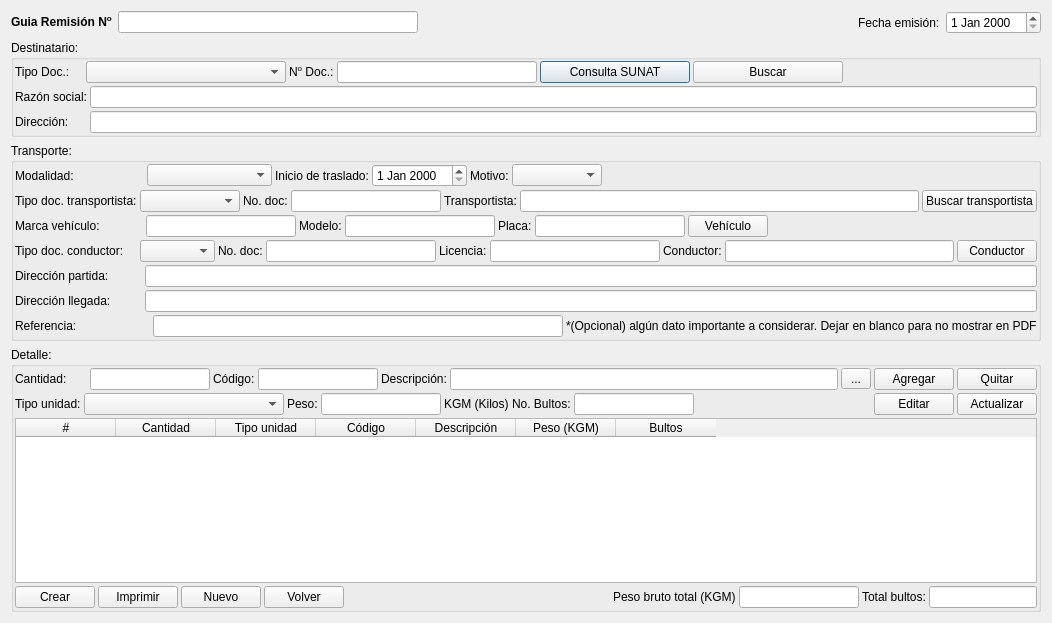
<?xml version="1.0" encoding="UTF-8"?>
<ui version="4.0">
 <class>GuiaRemisionDialog</class>
 <widget class="QDialog" name="GuiaRemisionDialog">
  <property name="geometry">
   <rect>
    <x>0</x>
    <y>0</y>
    <width>1052</width>
    <height>623</height>
   </rect>
  </property>
  <property name="windowTitle">
   <string>Dialog</string>
  </property>
  <layout class="QVBoxLayout" name="verticalLayout_4">
   <item>
    <layout class="QHBoxLayout" name="horizontalLayout">
     <item>
      <widget class="QLabel" name="label">
       <property name="text">
        <string>&lt;html&gt;&lt;head/&gt;&lt;body&gt;&lt;p&gt;&lt;span style=&quot; font-weight:700;&quot;&gt;Guia Remisión N&lt;/span&gt;&lt;span style=&quot; font-weight:700; vertical-align:super;&quot;&gt;o&lt;/span&gt;&lt;/p&gt;&lt;/body&gt;&lt;/html&gt;</string>
       </property>
      </widget>
     </item>
     <item>
      <widget class="QLineEdit" name="lineEdit">
       <property name="sizePolicy">
        <sizepolicy hsizetype="Minimum" vsizetype="Fixed">
         <horstretch>0</horstretch>
         <verstretch>0</verstretch>
        </sizepolicy>
       </property>
       <property name="minimumSize">
        <size>
         <width>300</width>
         <height>0</height>
        </size>
       </property>
      </widget>
     </item>
     <item>
      <spacer name="horizontalSpacer">
       <property name="orientation">
        <enum>Qt::Orientation::Horizontal</enum>
       </property>
       <property name="sizeHint" stdset="0">
        <size>
         <width>40</width>
         <height>20</height>
        </size>
       </property>
      </spacer>
     </item>
     <item>
      <widget class="QLabel" name="label_2">
       <property name="text">
        <string>Fecha emisión:</string>
       </property>
      </widget>
     </item>
     <item>
      <widget class="QDateEdit" name="dateEdit"/>
     </item>
    </layout>
   </item>
   <item>
    <widget class="QGroupBox" name="groupBox">
     <property name="title">
      <string>Destinatario:</string>
     </property>
     <layout class="QVBoxLayout" name="verticalLayout">
      <property name="spacing">
       <number>3</number>
      </property>
      <property name="leftMargin">
       <number>1</number>
      </property>
      <property name="topMargin">
       <number>1</number>
      </property>
      <property name="rightMargin">
       <number>1</number>
      </property>
      <property name="bottomMargin">
       <number>1</number>
      </property>
      <item>
       <layout class="QHBoxLayout" name="horizontalLayout_2">
        <item>
         <widget class="QLabel" name="label_5">
          <property name="text">
           <string>Tipo Doc.:    </string>
          </property>
         </widget>
        </item>
        <item>
         <widget class="QComboBox" name="comboBox_2">
          <property name="sizePolicy">
           <sizepolicy hsizetype="Minimum" vsizetype="Fixed">
            <horstretch>0</horstretch>
            <verstretch>0</verstretch>
           </sizepolicy>
          </property>
          <property name="minimumSize">
           <size>
            <width>200</width>
            <height>0</height>
           </size>
          </property>
         </widget>
        </item>
        <item>
         <widget class="QLabel" name="label_6">
          <property name="text">
           <string>&lt;html&gt;&lt;head/&gt;&lt;body&gt;&lt;p&gt;N&lt;span style=&quot; vertical-align:super;&quot;&gt;o&lt;/span&gt; Doc.:&lt;/p&gt;&lt;/body&gt;&lt;/html&gt;</string>
          </property>
         </widget>
        </item>
        <item>
         <widget class="QLineEdit" name="lineEdit_2">
          <property name="sizePolicy">
           <sizepolicy hsizetype="Minimum" vsizetype="Fixed">
            <horstretch>0</horstretch>
            <verstretch>0</verstretch>
           </sizepolicy>
          </property>
          <property name="minimumSize">
           <size>
            <width>200</width>
            <height>0</height>
           </size>
          </property>
         </widget>
        </item>
        <item>
         <widget class="QPushButton" name="pushButton">
          <property name="minimumSize">
           <size>
            <width>150</width>
            <height>0</height>
           </size>
          </property>
          <property name="text">
           <string>Consulta SUNAT</string>
          </property>
         </widget>
        </item>
        <item>
         <widget class="QPushButton" name="pushButton_2">
          <property name="minimumSize">
           <size>
            <width>150</width>
            <height>0</height>
           </size>
          </property>
          <property name="text">
           <string>Buscar</string>
          </property>
         </widget>
        </item>
        <item>
         <spacer name="horizontalSpacer_3">
          <property name="orientation">
           <enum>Qt::Orientation::Horizontal</enum>
          </property>
          <property name="sizeHint" stdset="0">
           <size>
            <width>40</width>
            <height>20</height>
           </size>
          </property>
         </spacer>
        </item>
       </layout>
      </item>
      <item>
       <layout class="QFormLayout" name="formLayout">
        <item row="0" column="0">
         <widget class="QLabel" name="label_7">
          <property name="text">
           <string>Razón social:</string>
          </property>
         </widget>
        </item>
        <item row="0" column="1">
         <widget class="QLineEdit" name="lineEdit_3"/>
        </item>
        <item row="1" column="0">
         <widget class="QLabel" name="label_8">
          <property name="text">
           <string>Dirección:</string>
          </property>
         </widget>
        </item>
        <item row="1" column="1">
         <widget class="QLineEdit" name="lineEdit_4"/>
        </item>
       </layout>
      </item>
     </layout>
    </widget>
   </item>
   <item>
    <widget class="QGroupBox" name="groupBox_3">
     <property name="title">
      <string>Transporte:</string>
     </property>
     <layout class="QVBoxLayout" name="verticalLayout_3">
      <property name="spacing">
       <number>3</number>
      </property>
      <property name="leftMargin">
       <number>1</number>
      </property>
      <property name="topMargin">
       <number>1</number>
      </property>
      <property name="rightMargin">
       <number>1</number>
      </property>
      <property name="bottomMargin">
       <number>1</number>
      </property>
      <item>
       <layout class="QHBoxLayout" name="horizontalLayout_6">
        <item>
         <widget class="QLabel" name="label_11">
          <property name="text">
           <string>Modalidad:                     </string>
          </property>
         </widget>
        </item>
        <item>
         <widget class="QComboBox" name="comboBox">
          <property name="sizePolicy">
           <sizepolicy hsizetype="Minimum" vsizetype="Fixed">
            <horstretch>0</horstretch>
            <verstretch>0</verstretch>
           </sizepolicy>
          </property>
          <property name="minimumSize">
           <size>
            <width>125</width>
            <height>0</height>
           </size>
          </property>
         </widget>
        </item>
        <item>
         <widget class="QLabel" name="label_12">
          <property name="text">
           <string>Inicio de traslado:</string>
          </property>
         </widget>
        </item>
        <item>
         <widget class="QDateEdit" name="dateEdit_2"/>
        </item>
        <item>
         <widget class="QLabel" name="label_13">
          <property name="text">
           <string>Motivo:</string>
          </property>
         </widget>
        </item>
        <item>
         <widget class="QComboBox" name="comboBox_3">
          <property name="sizePolicy">
           <sizepolicy hsizetype="Minimum" vsizetype="Fixed">
            <horstretch>0</horstretch>
            <verstretch>0</verstretch>
           </sizepolicy>
          </property>
          <property name="minimumSize">
           <size>
            <width>90</width>
            <height>0</height>
           </size>
          </property>
         </widget>
        </item>
        <item>
         <spacer name="horizontalSpacer_4">
          <property name="orientation">
           <enum>Qt::Orientation::Horizontal</enum>
          </property>
          <property name="sizeHint" stdset="0">
           <size>
            <width>40</width>
            <height>20</height>
           </size>
          </property>
         </spacer>
        </item>
       </layout>
      </item>
      <item>
       <layout class="QHBoxLayout" name="horizontalLayout_7">
        <item>
         <widget class="QLabel" name="label_14">
          <property name="text">
           <string>Tipo doc. transportista:</string>
          </property>
         </widget>
        </item>
        <item>
         <widget class="QComboBox" name="comboBox_4">
          <property name="sizePolicy">
           <sizepolicy hsizetype="Minimum" vsizetype="Fixed">
            <horstretch>0</horstretch>
            <verstretch>0</verstretch>
           </sizepolicy>
          </property>
          <property name="minimumSize">
           <size>
            <width>100</width>
            <height>0</height>
           </size>
          </property>
         </widget>
        </item>
        <item>
         <widget class="QLabel" name="label_15">
          <property name="text">
           <string>No. doc:</string>
          </property>
         </widget>
        </item>
        <item>
         <widget class="QLineEdit" name="lineEdit_13">
          <property name="sizePolicy">
           <sizepolicy hsizetype="Minimum" vsizetype="Fixed">
            <horstretch>0</horstretch>
            <verstretch>0</verstretch>
           </sizepolicy>
          </property>
          <property name="minimumSize">
           <size>
            <width>150</width>
            <height>0</height>
           </size>
          </property>
         </widget>
        </item>
        <item>
         <widget class="QLabel" name="label_21">
          <property name="text">
           <string>Transportista:</string>
          </property>
         </widget>
        </item>
        <item>
         <widget class="QLineEdit" name="lineEdit_14"/>
        </item>
        <item>
         <widget class="QPushButton" name="pushButton_7">
          <property name="text">
           <string>Buscar transportista</string>
          </property>
         </widget>
        </item>
       </layout>
      </item>
      <item>
       <layout class="QHBoxLayout" name="horizontalLayout_8">
        <item>
         <widget class="QLabel" name="label_22">
          <property name="text">
           <string>Marca vehículo:             </string>
          </property>
         </widget>
        </item>
        <item>
         <widget class="QLineEdit" name="lineEdit_15">
          <property name="sizePolicy">
           <sizepolicy hsizetype="Minimum" vsizetype="Fixed">
            <horstretch>0</horstretch>
            <verstretch>0</verstretch>
           </sizepolicy>
          </property>
          <property name="minimumSize">
           <size>
            <width>150</width>
            <height>0</height>
           </size>
          </property>
         </widget>
        </item>
        <item>
         <widget class="QLabel" name="label_23">
          <property name="text">
           <string>Modelo:</string>
          </property>
         </widget>
        </item>
        <item>
         <widget class="QLineEdit" name="lineEdit_16">
          <property name="sizePolicy">
           <sizepolicy hsizetype="Minimum" vsizetype="Fixed">
            <horstretch>0</horstretch>
            <verstretch>0</verstretch>
           </sizepolicy>
          </property>
          <property name="minimumSize">
           <size>
            <width>150</width>
            <height>0</height>
           </size>
          </property>
         </widget>
        </item>
        <item>
         <widget class="QLabel" name="label_24">
          <property name="text">
           <string>Placa:</string>
          </property>
         </widget>
        </item>
        <item>
         <widget class="QLineEdit" name="lineEdit_17">
          <property name="sizePolicy">
           <sizepolicy hsizetype="Minimum" vsizetype="Fixed">
            <horstretch>0</horstretch>
            <verstretch>0</verstretch>
           </sizepolicy>
          </property>
          <property name="minimumSize">
           <size>
            <width>150</width>
            <height>0</height>
           </size>
          </property>
         </widget>
        </item>
        <item>
         <widget class="QPushButton" name="pushButton_8">
          <property name="text">
           <string>Vehículo</string>
          </property>
         </widget>
        </item>
        <item>
         <spacer name="horizontalSpacer_5">
          <property name="orientation">
           <enum>Qt::Orientation::Horizontal</enum>
          </property>
          <property name="sizeHint" stdset="0">
           <size>
            <width>40</width>
            <height>20</height>
           </size>
          </property>
         </spacer>
        </item>
       </layout>
      </item>
      <item>
       <layout class="QHBoxLayout" name="horizontalLayout_9">
        <item>
         <widget class="QLabel" name="label_25">
          <property name="text">
           <string>Tipo doc. conductor:    </string>
          </property>
         </widget>
        </item>
        <item>
         <widget class="QComboBox" name="comboBox_5">
          <property name="sizePolicy">
           <sizepolicy hsizetype="Minimum" vsizetype="Fixed">
            <horstretch>0</horstretch>
            <verstretch>0</verstretch>
           </sizepolicy>
          </property>
          <property name="minimumSize">
           <size>
            <width>75</width>
            <height>0</height>
           </size>
          </property>
         </widget>
        </item>
        <item>
         <widget class="QLabel" name="label_26">
          <property name="text">
           <string>No. doc:</string>
          </property>
         </widget>
        </item>
        <item>
         <widget class="QLineEdit" name="lineEdit_18">
          <property name="sizePolicy">
           <sizepolicy hsizetype="Minimum" vsizetype="Fixed">
            <horstretch>0</horstretch>
            <verstretch>0</verstretch>
           </sizepolicy>
          </property>
          <property name="minimumSize">
           <size>
            <width>170</width>
            <height>0</height>
           </size>
          </property>
         </widget>
        </item>
        <item>
         <widget class="QLabel" name="label_27">
          <property name="text">
           <string>Licencia:</string>
          </property>
         </widget>
        </item>
        <item>
         <widget class="QLineEdit" name="lineEdit_19">
          <property name="sizePolicy">
           <sizepolicy hsizetype="Minimum" vsizetype="Fixed">
            <horstretch>0</horstretch>
            <verstretch>0</verstretch>
           </sizepolicy>
          </property>
          <property name="minimumSize">
           <size>
            <width>170</width>
            <height>0</height>
           </size>
          </property>
         </widget>
        </item>
        <item>
         <widget class="QLabel" name="label_28">
          <property name="text">
           <string>Conductor:</string>
          </property>
         </widget>
        </item>
        <item>
         <widget class="QLineEdit" name="lineEdit_20"/>
        </item>
        <item>
         <widget class="QPushButton" name="pushButton_9">
          <property name="text">
           <string>Conductor</string>
          </property>
         </widget>
        </item>
       </layout>
      </item>
      <item>
       <layout class="QFormLayout" name="formLayout_2">
        <item row="0" column="0">
         <widget class="QLabel" name="label_29">
          <property name="text">
           <string>Dirección partida:          </string>
          </property>
         </widget>
        </item>
        <item row="0" column="1">
         <widget class="QLineEdit" name="lineEdit_21"/>
        </item>
        <item row="1" column="0">
         <widget class="QLabel" name="label_30">
          <property name="text">
           <string>Dirección llegada:</string>
          </property>
         </widget>
        </item>
        <item row="1" column="1">
         <widget class="QLineEdit" name="lineEdit_22"/>
        </item>
       </layout>
      </item>
      <item>
       <layout class="QHBoxLayout" name="horizontalLayout_10">
        <item>
         <widget class="QLabel" name="label_31">
          <property name="text">
           <string>Referencia:                      </string>
          </property>
         </widget>
        </item>
        <item>
         <widget class="QLineEdit" name="lineEdit_23">
          <property name="text">
           <string/>
          </property>
         </widget>
        </item>
        <item>
         <widget class="QLabel" name="label_32">
          <property name="text">
           <string>*(Opcional) algún dato importante a considerar. Dejar en blanco para no mostrar en PDF</string>
          </property>
         </widget>
        </item>
       </layout>
      </item>
     </layout>
    </widget>
   </item>
   <item>
    <widget class="QGroupBox" name="groupBox_2">
     <property name="title">
      <string>Detalle:</string>
     </property>
     <layout class="QVBoxLayout" name="verticalLayout_2">
      <property name="spacing">
       <number>3</number>
      </property>
      <property name="leftMargin">
       <number>1</number>
      </property>
      <property name="topMargin">
       <number>1</number>
      </property>
      <property name="rightMargin">
       <number>1</number>
      </property>
      <property name="bottomMargin">
       <number>1</number>
      </property>
      <item>
       <layout class="QHBoxLayout" name="horizontalLayout_4">
        <item>
         <widget class="QLabel" name="label_16">
          <property name="text">
           <string>Cantidad:      </string>
          </property>
         </widget>
        </item>
        <item>
         <widget class="QLineEdit" name="lineEdit_7">
          <property name="sizePolicy">
           <sizepolicy hsizetype="Minimum" vsizetype="Fixed">
            <horstretch>0</horstretch>
            <verstretch>0</verstretch>
           </sizepolicy>
          </property>
          <property name="minimumSize">
           <size>
            <width>120</width>
            <height>0</height>
           </size>
          </property>
         </widget>
        </item>
        <item>
         <widget class="QLabel" name="label_17">
          <property name="text">
           <string>Código:</string>
          </property>
         </widget>
        </item>
        <item>
         <widget class="QLineEdit" name="lineEdit_8">
          <property name="sizePolicy">
           <sizepolicy hsizetype="Minimum" vsizetype="Fixed">
            <horstretch>0</horstretch>
            <verstretch>0</verstretch>
           </sizepolicy>
          </property>
          <property name="minimumSize">
           <size>
            <width>120</width>
            <height>0</height>
           </size>
          </property>
          <property name="text">
           <string/>
          </property>
         </widget>
        </item>
        <item>
         <widget class="QLabel" name="label_18">
          <property name="text">
           <string>Descripción:</string>
          </property>
         </widget>
        </item>
        <item>
         <widget class="QLineEdit" name="lineEdit_9"/>
        </item>
        <item>
         <widget class="QToolButton" name="toolButton">
          <property name="sizePolicy">
           <sizepolicy hsizetype="Minimum" vsizetype="Fixed">
            <horstretch>0</horstretch>
            <verstretch>0</verstretch>
           </sizepolicy>
          </property>
          <property name="minimumSize">
           <size>
            <width>30</width>
            <height>0</height>
           </size>
          </property>
          <property name="text">
           <string>...</string>
          </property>
          <property name="icon">
           <iconset resource="rsc.qrc">
            <normaloff>:/img/iconos/lupa.png</normaloff>:/img/iconos/lupa.png</iconset>
          </property>
         </widget>
        </item>
        <item>
         <widget class="QPushButton" name="pushButton_3">
          <property name="text">
           <string>Agregar</string>
          </property>
         </widget>
        </item>
        <item>
         <widget class="QPushButton" name="pushButton_5">
          <property name="text">
           <string>Quitar</string>
          </property>
         </widget>
        </item>
       </layout>
      </item>
      <item>
       <layout class="QHBoxLayout" name="horizontalLayout_3">
        <item>
         <widget class="QLabel" name="label_19">
          <property name="text">
           <string>Tipo unidad:</string>
          </property>
         </widget>
        </item>
        <item>
         <widget class="QComboBox" name="unitsCbo">
          <property name="sizePolicy">
           <sizepolicy hsizetype="Minimum" vsizetype="Fixed">
            <horstretch>0</horstretch>
            <verstretch>0</verstretch>
           </sizepolicy>
          </property>
          <property name="minimumSize">
           <size>
            <width>200</width>
            <height>0</height>
           </size>
          </property>
         </widget>
        </item>
        <item>
         <widget class="QLabel" name="label_20">
          <property name="text">
           <string>Peso:</string>
          </property>
         </widget>
        </item>
        <item>
         <widget class="QLineEdit" name="lineEdit_6">
          <property name="sizePolicy">
           <sizepolicy hsizetype="Minimum" vsizetype="Fixed">
            <horstretch>0</horstretch>
            <verstretch>0</verstretch>
           </sizepolicy>
          </property>
          <property name="minimumSize">
           <size>
            <width>120</width>
            <height>0</height>
           </size>
          </property>
         </widget>
        </item>
        <item>
         <widget class="QLabel" name="label_3">
          <property name="text">
           <string>KGM (Kilos)</string>
          </property>
         </widget>
        </item>
        <item>
         <widget class="QLabel" name="label_4">
          <property name="text">
           <string>No. Bultos:</string>
          </property>
         </widget>
        </item>
        <item>
         <widget class="QLineEdit" name="lineEdit_5">
          <property name="sizePolicy">
           <sizepolicy hsizetype="Minimum" vsizetype="Fixed">
            <horstretch>0</horstretch>
            <verstretch>0</verstretch>
           </sizepolicy>
          </property>
          <property name="minimumSize">
           <size>
            <width>120</width>
            <height>0</height>
           </size>
          </property>
         </widget>
        </item>
        <item>
         <spacer name="horizontalSpacer_6">
          <property name="orientation">
           <enum>Qt::Orientation::Horizontal</enum>
          </property>
          <property name="sizeHint" stdset="0">
           <size>
            <width>40</width>
            <height>20</height>
           </size>
          </property>
         </spacer>
        </item>
        <item>
         <widget class="QPushButton" name="pushButton_4">
          <property name="text">
           <string>Editar</string>
          </property>
         </widget>
        </item>
        <item>
         <widget class="QPushButton" name="pushButton_6">
          <property name="text">
           <string>Actualizar</string>
          </property>
         </widget>
        </item>
       </layout>
      </item>
      <item>
       <widget class="QTableWidget" name="tableWidget">
        <property name="sizePolicy">
         <sizepolicy hsizetype="Expanding" vsizetype="Minimum">
          <horstretch>0</horstretch>
          <verstretch>0</verstretch>
         </sizepolicy>
        </property>
        <property name="minimumSize">
         <size>
          <width>0</width>
          <height>105</height>
         </size>
        </property>
        <column>
         <property name="text">
          <string>#</string>
         </property>
        </column>
        <column>
         <property name="text">
          <string>Cantidad</string>
         </property>
        </column>
        <column>
         <property name="text">
          <string>Tipo unidad</string>
         </property>
        </column>
        <column>
         <property name="text">
          <string>Código</string>
         </property>
        </column>
        <column>
         <property name="text">
          <string>Descripción</string>
         </property>
        </column>
        <column>
         <property name="text">
          <string>Peso (KGM)</string>
         </property>
        </column>
        <column>
         <property name="text">
          <string>Bultos</string>
         </property>
        </column>
       </widget>
      </item>
      <item>
       <layout class="QHBoxLayout" name="horizontalLayout_5">
        <item>
         <widget class="QPushButton" name="pushButton_10">
          <property name="text">
           <string>Crear</string>
          </property>
         </widget>
        </item>
        <item>
         <widget class="QPushButton" name="pushButton_11">
          <property name="text">
           <string>Imprimir</string>
          </property>
         </widget>
        </item>
        <item>
         <widget class="QPushButton" name="pushButton_12">
          <property name="text">
           <string>Nuevo</string>
          </property>
         </widget>
        </item>
        <item>
         <widget class="QPushButton" name="pushButton_13">
          <property name="text">
           <string>Volver</string>
          </property>
         </widget>
        </item>
        <item>
         <spacer name="horizontalSpacer_2">
          <property name="orientation">
           <enum>Qt::Orientation::Horizontal</enum>
          </property>
          <property name="sizeHint" stdset="0">
           <size>
            <width>40</width>
            <height>20</height>
           </size>
          </property>
         </spacer>
        </item>
        <item>
         <widget class="QLabel" name="label_9">
          <property name="text">
           <string>Peso bruto total (KGM)</string>
          </property>
         </widget>
        </item>
        <item>
         <widget class="QLineEdit" name="lineEdit_10">
          <property name="sizePolicy">
           <sizepolicy hsizetype="Minimum" vsizetype="Fixed">
            <horstretch>0</horstretch>
            <verstretch>0</verstretch>
           </sizepolicy>
          </property>
          <property name="minimumSize">
           <size>
            <width>120</width>
            <height>0</height>
           </size>
          </property>
         </widget>
        </item>
        <item>
         <widget class="QLabel" name="label_10">
          <property name="text">
           <string>Total bultos:</string>
          </property>
         </widget>
        </item>
        <item>
         <widget class="QLineEdit" name="lineEdit_11">
          <property name="sizePolicy">
           <sizepolicy hsizetype="Minimum" vsizetype="Fixed">
            <horstretch>0</horstretch>
            <verstretch>0</verstretch>
           </sizepolicy>
          </property>
          <property name="minimumSize">
           <size>
            <width>90</width>
            <height>0</height>
           </size>
          </property>
          <property name="text">
           <string/>
          </property>
         </widget>
        </item>
       </layout>
      </item>
     </layout>
    </widget>
   </item>
  </layout>
 </widget>
 <resources>
  <include location="rsc.qrc"/>
 </resources>
 <connections/>
</ui>
